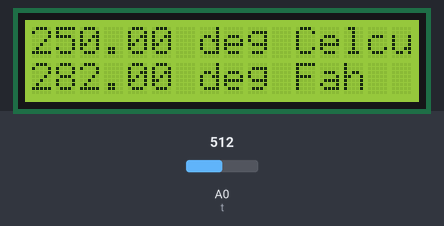
This sketch was run on a simulated Arduino Uno, built with avr-gcc and run on an emulated ATmega328P. On the bench: 16×2 character LCD. The test bench sets the inputs (shaded band); at power-on: A0 (t) = 512.

Above: at 1.2 s.
1.3 s: A0 (t) set to 716
At 2.4 s:
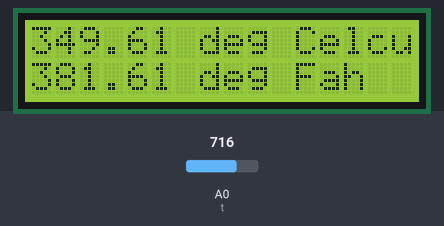
2.8 s: A0 (t) set to 900
At 3.6 s:
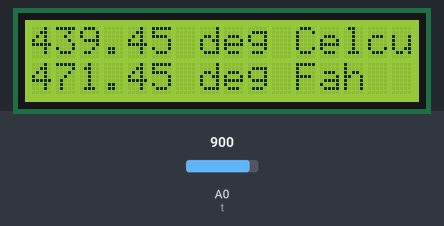
4.3 s: A0 (t) set to 1023
At 4.8 s:
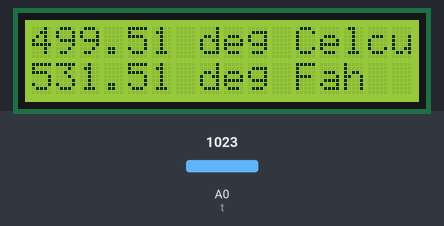
Timing chart, 0 to 7.3 s (numbered marks = the images above; inputs shaded):
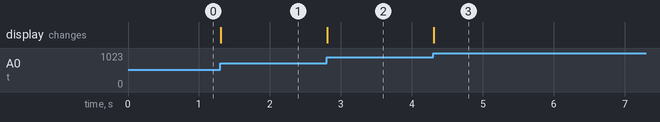

Measured:
- after the input at 1.3 s, the display: changes at once (image 1)
- after the input at 2.8 s, the display: changes at once (image 2)
- after the input at 4.3 s, the display: changes at once (image 3)

The sketch:

digital_thermometer.ino
```cpp
#include<LiquidCrystal.h>
LiquidCrystal lcd(12, 11, 5, 4, 3, 2); //rs,en,db4,db5,db6,db7
int t=0;

void setup() {
  pinMode(t, INPUT);
  lcd.begin(16,2);
}

void loop() {
  float v, mv, cel, fah;
  v = analogRead(t);
  mv = (v/1024.0)*5000;
  cel = mv/10;
  fah = (cel*(9/5))+32;
  lcd.setCursor(0,0);
  lcd.print(cel);
  lcd.setCursor(7,0);
  lcd.print("deg Celcuis");
  lcd.setCursor(0,1);
  lcd.print(fah);
  lcd.setCursor(7,1);
  lcd.print("deg Fah");
}
```
